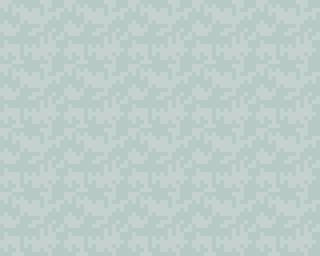

Rendered tile map (Tiled .tmx) drawn with the repository's tilesets; below, a short description and the full map source, tile grids included:
An orthogonal 5x4 tile map with 64x64 px tiles, 1 tile layer (Floor), 2 tilesets and 2 objects (NPC, Loop).

<map version="1.10" tiledversion="1.12.2" orientation="orthogonal" renderorder="right-down" width="5" height="4" tilewidth="64" tileheight="64" infinite="0" nextlayerid="4" nextobjectid="3">
 <tileset firstgid="1" name="!CL_DEMO_64" tilewidth="64" tileheight="64" tilecount="1240" columns="40">
  <image source="../../../../assets/textures/environments/!CL_DEMO_64.png" width="2560" height="1984" />
 </tileset>
 <tileset firstgid="1241" name="duck-Sheet" tilewidth="64" tileheight="64" tilecount="120" columns="24">
  <image source="../../../../assets/textures/characters/duck-Sheet.png" width="1536" height="320" />
 </tileset>
 <layer id="1" name="Floor" width="5" height="4">
  <data encoding="csv">
812,812,812,812,812,
812,812,812,812,812,
812,812,812,812,812,
812,812,812,812,812
</data>
 </layer>
 <objectgroup id="2" name="Interaction">
  <object id="2" name="Iye" type="NPC" gid="1313" x="0" y="256" width="64" height="64" />
 </objectgroup>
 <objectgroup id="3" name="NPC Loop">
  <object id="1" name="LoopingPath" type="Loop" x="109.333" y="42.6667">
   <polygon points="-12.5381,-6.74483 -11.5752,189.526 182.355,188.88 183.339,-6.29202" />
  </object>
 </objectgroup>
</map>
